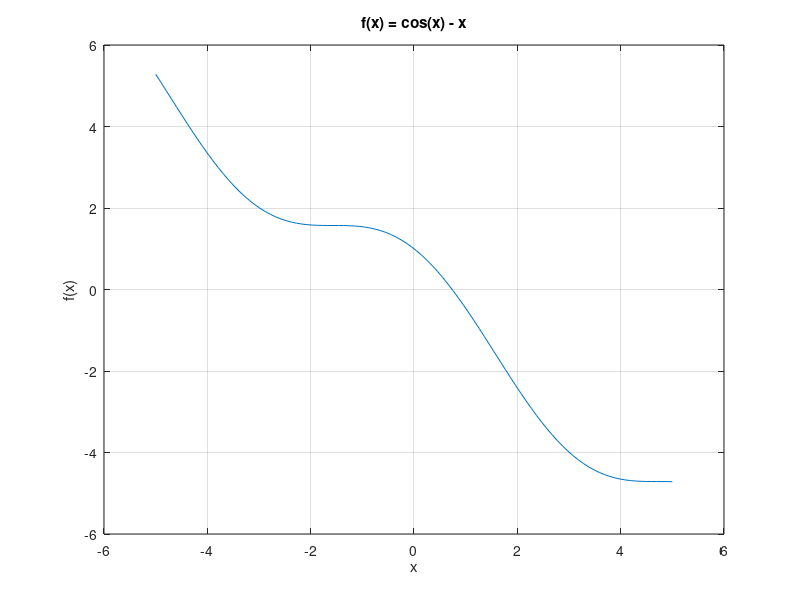

This figure's MATLAB source: (Note: this script raises an error after producing the figure.)
% Modeling and Simulation of Aerospace Systems (2021/2022)
% Assignment # 1
% Author: David Reina

%% Ex 1
clearvars; close all; clc;
format long;

% Data
f = @(x) cos(x) - x;            % Given function
a = 0; b = pi;                  % a, b parameters guessed
check = f(a)*f(b);              % Check if f(a)*f(b)<0

fprintf("f(a)*f(b) = %.4f \n",check)

% Function plot
figure()                        
xx = linspace(-5,5,1e2);
plot(xx,f(xx));
title("f(x) = cos(x) - x");
xlabel("x"); ylabel("f(x)");  
grid on

% Initialization
N = 1e5;            % Number of repetitions to obtain an average computational time value
t = zeros(N,3);     % Average computational time vector             
tol = 1e-8;         % Tolerance set (8-digit accuracy)

for i = 1:N
    % Bisection Method
    tic
    [x_BM,f_eval_BM,iter_BM] = BisecMethod(f,a,b,tol);
    t(i,1) = toc;

    % Secant Method
    tic
    [x_SM,f_eval_SM,iter_SM] = SecantMethod(f,a,b,tol);
    t(i,2) = toc;

    % Regula Falsi Method
    tic
    [x_RFM,f_eval_RFM,iter_RFM] = RegFalMethod(f,a,b,tol);
    t(i,3) = toc;
end

t_BM =  mean(t(:,1)); % Average computational time (bisection)
t_SM =  mean(t(:,2)); % Average computational time (secant)
t_RFM = mean(t(:,3)); % Average computational time (regula falsi)

RESULTS = {'Method:', 'Computational time:', 'Function evaluations:','Iterations:','Results:'; ...
           'Bisection Method',      t_BM, f_eval_BM, iter_BM, x_BM(end); ...
           'Secant Method',         t_SM, f_eval_SM, iter_SM, x_SM(end); ...
           'Regula Falsi Method',   t_RFM,f_eval_RFM,iter_RFM,x_RFM(end)};
disp(RESULTS);
format short
%% Ex 2
clearvars; close all; clc;
format long

% Data
f = @(xx) [xx(1)^2 - xx(1) - xx(2); ...     % given function
          (xx(1)^2)/16 + xx(2)^2 - 1];

% inverse of Jacobian (analytic)
invJ_an = @(xx) inv([2*xx(1) - 1, -1; 1/8 * xx(1), 2*xx(2)]);

% size of perturbation
epsilon = @(xx) max(sqrt(eps), sqrt(eps)*abs(xx));

% inverse of Jacobian (forward differences)
invJ_fd = @(xx) inv([(f(xx+[epsilon(xx(1)); 0])-f(xx))/epsilon(xx(1)), ...
                     (f(xx+[0; epsilon(xx(2))])-f(xx))/epsilon(xx(2))]);

% inverse of Jacobian (central differences)
invJ_cd = @(xx) inv([(f(xx+[epsilon(xx(1)); 0])-f(xx-[epsilon(xx(1)); 0]))/2/epsilon(xx(1)), ...
                     (f(xx+[0; epsilon(xx(2))])-f(xx-[0; epsilon(xx(2))]))/2/epsilon(xx(2))]);

% Initialization
N = 1e4;                    % Number of repetitions to obtain an average computational time value 
iter = 5;                   % number of iterations      
err_an = zeros(2,iter,2);   % vector of absolute error of analytic solution
err_fd = err_an;            % vector of absolute error of FD solution
err_cd = err_an;            % vector of absolute error of CD solution
X0 = [[-5;5],[5;5]];        % initial guesses

for j = 1:2
    x0 = X0(:,j);
    for i = 1:N
        % Analytical jacobian
        tic
        [~,F_an] = Newton(f,invJ_an,x0,iter);
        t(i,1) = toc;

        % Central differences jacobian
        tic 
        [~,F_cd] = Newton(f,invJ_cd,x0,iter);
        t(i,2) = toc;
    
        % Forward differences jacobian
        tic
        [~,F_fd] = Newton(f,invJ_fd,x0,iter);
        t(i,3) = toc;
    end

    t_an = mean(t(:,1));    % Average computational time (analytic)
    t_cd = mean(t(:,2));    % Average computational time (CD)
    t_fd = mean(t(:,3));    % Average computational time (FD)

    err_an(:,:,j) = abs(F_an); err_fd(:,:,j) = abs(F_fd); err_cd(:,:,j) = abs(F_cd);

    RESULTS = {'Method:','Error1:','Error2:','Computational time:'; ...
        'Analytical',         err_an(1,end,j),err_an(2,end,j),t_an; ...
        'Forward Differences',err_fd(1,end,j),err_fd(2,end,j),t_fd; ...
        'Central Differences',err_cd(1,end,j),err_cd(2,end,j),t_cd};
    disp(RESULTS);
end

% Find the minimum error between the three methods for each zero
[~,kA_1] = min([max(err_fd(1,end,:)),max(err_cd(1,end,:))]);
[~,kA_2] = min([max(err_fd(2,end,:)),max(err_cd(2,end,:))]);


% Plots
figure()
subplot(2,2,1)
semilogy(1:iter,err_an(1,:,1),'-o', 1:iter,err_fd(1,:,1),'-o', 1:iter,err_cd(1,:,1),'-o')
title('x_{1,A}'); xlabel('n_{iter}'); ylabel('error');
grid on
legend('Analytical solution','Forward differences','Central differences',Location='southwest')
subplot(2,2,2)
semilogy(1:iter,err_an(2,:,1),'-o', 1:iter,err_fd(2,:,1),'-o', 1:iter,err_cd(2,:,1),'-o')
title('x_{2,A}'); xlabel('n_{iter}'); ylabel('error'); 
grid on
legend('Analytical solution','Forward differences','Central differences',Location='southwest')
subplot(2,2,3)
semilogy(1:iter,err_an(1,:,2),'-o', 1:iter,err_fd(1,:,2),'-o', 1:iter,err_cd(1,:,2),'-o')
title('x_{1,B}'); xlabel('n_{iter}'); ylabel('error');
grid on
legend('Analytical solution','Forward differences','Central differences',Location='southwest')
subplot(2,2,4)
semilogy(1:iter,err_an(2,:,2),'-o', 1:iter,err_fd(2,:,2),'-o', 1:iter,err_cd(2,:,2),'-o')
title('x_{2,B}'); xlabel('n_{iter}'); ylabel('error');
grid on
legend('Analytical solution','Forward differences','Central differences',Location='southwest')
format short
%% Ex 3
clearvars; close all; clc;

% Data
odefun = @(t,x) x - t^2 + 1;                    % given function 
x_an = @(tt) tt.^2 + 2*tt + 1 - 0.5*exp(tt);    % analytic solution
x0 = 0.5;                                       % initial value        
H = [0.5, 0.2, 0.05, 0.01];                     % step size vector
tspan = [0,2];  

% initialization
N = 1e5;            % Number of repetitions to obtain an average time value
t_RK2 = {tspan(1):H(1):tspan(end),tspan(1):H(2):tspan(end),tspan(1):H(3):tspan(end),tspan(1):H(4):tspan(end)}; 
t_RK4 = t_RK2; x_RK2 = t_RK2; x_RK4 = t_RK2;
err_RK2 = t_RK2; err_RK4 = t_RK2;
t_cpu = zeros(2,4); error = t_cpu;

for i = 1:4
    for j = 1:N
        tic
        [t_RK2{i},x_RK2{i}] = RK2(odefun,tspan,x0,H(i));
        t(j,1) = toc;
        err_RK2{i} = abs(x_an(t_RK2{i})-x_RK2{i});
        tic
        [t_RK4{i},x_RK4{i}] = RK4(odefun,tspan,x0,H(i));
        t(j,2) = toc;
        err_RK4{i} = abs(x_an(t_RK4{i})-x_RK4{i});
    end

    t_cpu(1,i) = mean(t(:,1));       % RK2 average computational time for the i-th h value
    error(1,i) = err_RK2{i}(end);    % RK2 error for the i-th h value
    t_cpu(2,i) = mean(t(:,2));       % RK4 average computational time for the i-th h value
    error(2,i) = err_RK4{i}(end);    % RK4 error for the i-th h value
    
end

% Plots
figure()
subplot(2,1,1)
plot(linspace(0,2,100),x_an(linspace(0,2,100)),'--b','LineWidth',2)
hold on
plot(t_RK2{1},x_RK2{1}, t_RK2{2},x_RK2{2}, t_RK2{3},x_RK2{3}, t_RK2{4},x_RK2{4})
grid on
legend("Analytic","RK2_{h_1}","RK2_{h_2}","RK2_{h_3}","RK2_{h_4}")
title('Analytical and RK2 solutions'); xlabel('t [s]'); ylabel('x(t)');
subplot(2,1,2)
plot(linspace(0,2,1e3),x_an(linspace(0,2,1e3)),'--b','LineWidth',2)
hold on
plot(t_RK4{1},x_RK4{1}, t_RK4{2},x_RK4{2}, t_RK4{3},x_RK4{3}, t_RK4{4},x_RK4{4})
grid on
legend("Analytic","RK4_{h_1}","RK4_{h_2}","RK4_{h_3}","RK4_{h_4}")
title('Analytical and RK4 solutions'); xlabel('t [s]'); ylabel('x(t)');

figure()
plot(t_RK2{1},err_RK2{1},'--');
hold on;
plot(t_RK2{2},err_RK2{2},'--');
hold on;
plot(t_RK2{3},err_RK2{3},'--');
hold on;
plot(t_RK2{4},err_RK2{4},'--');
hold on;
grid on;
plot(t_RK4{1},err_RK4{1}, t_RK4{2},err_RK4{2}, t_RK4{3},err_RK4{3}, t_RK4{4},err_RK4{4})
legend("RK2_{h_1}","RK2_{h_2}","RK2_{h_3}","RK2_{h_4}","RK4_{h_1}","RK4_{h_2}","RK4_{h_3}","RK4_{h_4}");
title('RK absolute error'); xlabel('t [s]'); ylabel('|x_{analytic}(t) - x_{numeric}|');
ylim([0,1e-2])

figure()
loglog(t_cpu(1,:),error(1,:),'-ro');
hold on
loglog(t_cpu(2,:),error(2,:),'-bo');
grid on;
title("CPU time vs integration error");
xlabel("t_{CPU} [s]"); ylabel("\epsilon");
legend("RK2","RK4");

%% Ex 4
clearvars; close all; clc;

% Data
A = @(aa) [0 1; -1 2*cos(aa)];  % given function

% Forward operator (RK2)
F_RK2 = @(hh,aa) eye(2) + hh*(A(aa)+0.5*hh*A(aa)^2);

% Forward operator (RK4)
F_RK4 = @(hh,aa) eye(2) + hh/6 * (6*A(aa) + 3*hh*A(aa)^2 + hh^2*A(aa)^3 + hh^3/4*A(aa)^4);

options = optimset('Display','none');

% initialization
alpha = 0:pi/200:pi;
h_RK2 = zeros(length(alpha),1);
h_RK4 = h_RK2;
lambda_A = [h_RK2,h_RK2];

x0 = 2.5;  % initial guess

% Find h for alpha = [0,pi]
for i = 1:length(alpha)
    h_RK2(i) = abs(fzero(@(hh) (max(abs(eig(F_RK2(hh,alpha(i))))) - 1),x0,options));
    h_RK4(i) = abs(fzero(@(hh) (max(abs(eig(F_RK4(hh,alpha(i))))) - 1),x0,options));
    lambda_A(i,:) = eig(A(alpha(i)))';
end

% Find h for alpha = pi
disp(h_RK2(end)); disp(h_RK4(end));

% Ex. 3 data
H = [0.5, 0.2, 0.05, 0.01];
lambda_3 = 1;

% Plots
figure()
plot(real(h_RK2.*lambda_A),imag(h_RK2.*lambda_A),'b-')
xlabel("Re \{h\lambda\}"); ylabel("Im \{h\lambda\}");
title("RK2 stability domain")
grid on
axis equal

figure()
plot(real(h_RK4.*lambda_A),imag(h_RK4.*lambda_A),'r-')
hold on
plot(real(lambda_3.*H(1)),imag(lambda_3.*H(1)),'pb')
hold on
plot(real(lambda_3.*H(2)),imag(lambda_3.*H(2)),'pm')
hold on
plot(real(lambda_3.*H(3)),imag(lambda_3.*H(3)),'pg')
hold on
plot(real(lambda_3.*H(4)),imag(lambda_3.*H(4)),'pk')
legend('','','\lambda_{h = 0.5}','\lambda_{h = 0.2}','\lambda_{h = 0.05}','\lambda_{h = 0.01}')
xlabel("Re \{h\lambda\}"); ylabel("Im \{h\lambda\}");
title("RK4 stability domain")
grid on
axis equal

figure()
plot(real(h_RK2.*lambda_A),imag(h_RK2.*lambda_A),'b-')
hold on
plot(real(h_RK4.*lambda_A),imag(h_RK4.*lambda_A),'r-')
hold on
plot(real(lambda_3.*H(1)),imag(lambda_3.*H(1)),'pb')
hold on
plot(real(lambda_3.*H(2)),imag(lambda_3.*H(2)),'pm')
hold on
plot(real(lambda_3.*H(3)),imag(lambda_3.*H(3)),'pg')
hold on
plot(real(lambda_3.*H(4)),imag(lambda_3.*H(4)),'pk')
legend('RK2','','RK4','','\lambda_{h = 0.5}','\lambda_{h = 0.2}','\lambda_{h = 0.05}','\lambda_{h = 0.01}')
xlabel("Re \{h\lambda\}"); ylabel("Im \{h\lambda\}");
grid on
axis equal

save("h_RK4","h_RK4"); % save h_RK4 for exercise 7
%% Ex 5
clearvars; close all; clc;

% Data
A = @(aa) [0 1; -1 2*cos(aa)];      % given function
alpha = 0:pi/50:pi;                 % alpha vector
x0 = [1,1]';                        % initial guess
tol = [1e-3, 1e-4, 1e-5, 1e-6];     % chosen tolerances

x_an = @(t,aa) expm(A(aa)*t)*x0;    % analytic solution

% Forward operator (RK1)
F_RK1 = @(hh,aa) eye(2)+hh*A(aa);

% Forward operator (RK2)
F_RK2 = @(hh,aa) eye(2) + hh*(A(aa)+0.5*hh*A(aa)^2);

% Forward operator (RK4)
F_RK4 = @(hh,aa) eye(2) + hh/6 * (6*A(aa) + 3*hh*A(aa)^2 + hh^2*A(aa)^3 + hh^3/4*A(aa)^4);

% initialization
lambda_A = zeros(length(alpha),2);
x_an_end = zeros(2,length(alpha));
h = zeros(length(alpha),4);
h_RK1 = h; h_RK2 = h; h_RK4 = h; 
x_RK1_end = zeros(2,length(alpha)); x_RK2_end = x_RK1_end; x_RK4_end = x_RK1_end;
f_eval_RK1 = zeros(1,4); f_eval_RK2 = f_eval_RK1; f_eval_RK4 = f_eval_RK1; 

options = optimset('Display','none');

for j = 1:4
    for i = 1:length(alpha)
        x_an_end(:,i) = x_an(1,alpha(i))';
        lambda_A(i,:) = eig(A(alpha(i)))';
        h_RK1(i,j) = fzero(@(hh) norm(x_an_end(:,i)-(F_RK1(hh,alpha(i)))^(1/hh)*x0,"inf") - tol(j),5*tol(j),options);
        h_RK2(i,j) = fzero(@(hh) norm(x_an_end(:,i)-(F_RK2(hh,alpha(i)))^(1/hh)*x0,"inf") - tol(j),0.015,options);
        h_RK4(i,j) = fzero(@(hh) norm(x_an_end(:,i)-(F_RK4(hh,alpha(i)))^(1/hh)*x0,"inf") - tol(j),0.5,options);
    end
end

% func evaluation vs tol (alpha = pi)
h_RK1_pi = h_RK1(end,:);    % RK1 h for alpha = pi
h_RK2_pi = h_RK2(end,:);    % RK2 h for alpha = pi
h_RK4_pi = h_RK4(end,:);    % RK4 h for alpha = pi

for j = 1:4
    f_eval_RK1(j) = 1/h_RK1_pi(j);  % RK1 function evaluations  
    f_eval_RK2(j) = 2/h_RK2_pi(j);  % RK2 function evaluations
    f_eval_RK4(j) = 4/h_RK4_pi(j);  % RK4 function evaluations
end

% Plots
figure()
plot(real(h_RK1(:,1).*lambda_A),imag(h_RK1(:,1).*lambda_A),'m',"LineWidth",1)
hold on
plot(real(h_RK1(:,2).*lambda_A),imag(h_RK1(:,2).*lambda_A),'r',"LineWidth",1)
hold on
plot(real(h_RK1(:,3).*lambda_A),imag(h_RK1(:,3).*lambda_A),'g',"LineWidth",1)
hold on
plot(real(h_RK1(:,4).*lambda_A),imag(h_RK1(:,4).*lambda_A),'b',"LineWidth",2)
hold on
title("RK1"); xlabel("Re \{h\lambda\}"); ylabel("Im \{h\lambda\}");
legend('tol = 1e-3','','tol = 1e-4','','tol = 1e-5','','tol = 1e-6','')
grid on
axis equal

figure()
plot(real(h_RK2(:,1).*lambda_A),imag(h_RK2(:,1).*lambda_A),'m',"LineWidth",1)
hold on
plot(real(h_RK2(:,2).*lambda_A),imag(h_RK2(:,2).*lambda_A),'r',"LineWidth",1)
hold on
plot(real(h_RK2(:,3).*lambda_A),imag(h_RK2(:,3).*lambda_A),'g',"LineWidth",1)
hold on
plot(real(h_RK2(:,4).*lambda_A),imag(h_RK2(:,4).*lambda_A),'b',"LineWidth",1)
hold on
title("RK2"); xlabel("Re \{h\lambda\}"); ylabel("Im \{h\lambda\}");
legend('tol = 1e-3','','tol = 1e-4','','tol = 1e-5','','tol = 1e-6','')
grid on
axis equal

figure()
plot(real(h_RK4(:,1).*lambda_A),imag(h_RK4(:,1).*lambda_A),'m',"LineWidth",1)
hold on
plot(real(h_RK4(:,2).*lambda_A),imag(h_RK4(:,2).*lambda_A),'r',"LineWidth",1)
hold on
plot(real(h_RK4(:,3).*lambda_A),imag(h_RK4(:,3).*lambda_A),'g',"LineWidth",1)
hold on
plot(real(h_RK4(:,4).*lambda_A),imag(h_RK4(:,4).*lambda_A),'b',"LineWidth",1)
hold on
title("RK4"); xlabel("Re \{h\lambda\}"); ylabel("Im \{h\lambda\}");
legend('tol = 1e-3','','tol = 1e-4','','tol = 1e-5','','tol = 1e-6','')
grid on
axis equal

figure()
loglog(tol,f_eval_RK1(end,:),'-bo',"LineWidth",1);
hold on
loglog(tol,f_eval_RK2(end,:),'-ro',"LineWidth",1);
hold on
loglog(tol,f_eval_RK4(end,:),'-go',"LineWidth",1);
grid on
xlabel("Tolerance"); ylabel("Function evaluations")
legend('RK1','RK2','RK4')

%% Ex 6
clearvars; close all; clc;

% Data
A = @(aa) [0 1; -1 2*cos(aa)];      % given function
alpha = 0:pi/200:pi;                % alpha vector
theta = [0.1 0.3 0.4 0.7 0.9];      % vector of chosen values of theta

% Forward operator (RK2)
F_RK2 = @(hh,aa) eye(2) + hh*(A(aa)+0.5*hh*A(aa)^2);

% Operator (BI2)
B_BI2th = @(hh,aa,th) (F_RK2(-(1-th)*hh,aa))^(-1)*F_RK2((th*hh),aa);

% Initialization
h_BI2 = zeros(length(alpha),1);
lambda_A = zeros(length(alpha),2);

% h_BI2 computation
x0 = 6;         % initial guess
options = optimset('Display','none');
for j = 1:5
    for i = 1:length(alpha)
        h_BI2(i,j) = abs(fzero(@(hh) (max(abs(eig(B_BI2th(hh,alpha(i),theta(j))))) - 1),x0,options));
        lambda_A(i,:) = eig(A(alpha(i)))';
    end
end

% Plots
figure()
plot(real(h_BI2(:,1).*lambda_A),imag(h_BI2(:,1).*lambda_A),'b')
hold on
plot(real(h_BI2(:,2).*lambda_A),imag(h_BI2(:,2).*lambda_A),'r')
hold on
plot(real(h_BI2(:,3).*lambda_A),imag(h_BI2(:,3).*lambda_A),'g')
hold on
plot(real(h_BI2(:,4).*lambda_A),imag(h_BI2(:,4).*lambda_A),'m')
hold on
plot(real(h_BI2(:,5).*lambda_A),imag(h_BI2(:,5).*lambda_A),'k')
grid on
axis equal
title('Stability region (BI2)'); xlabel("Re \{h\lambda\}"); ylabel("Im \{h\lambda\}");
legend('\theta = 0.1','', '\theta = 0.3','', '\theta = 0.4','', '\theta = 0.7','', '\theta = 0.9','')

save("lambda_A","lambda_A"); save("h_BI2","h_BI2");  % save lambda_A and h_BI2 for exercise 7
%% Ex 7
clearvars; close all; clc;

% Data

B = [-180.5, 219.5; 179.5, -220.5];     % given matrix
lambda = eig(B);                        % B eigenvalues
x0 = [1,1]';                            % initial value
odefun = @(t,x) B*x;                    % given equation
an_fun = @(t) expm(B*t)*x0;             % analytic solution
h = 0.1;                                % step size
tspan = [0,5];                          % time interval
theta = 0.1;                            % given theta

% Initialization
x_an = zeros(length(tspan),2)';

% load previously calculated stability regions (BI2 and RK4)
load('lambda_A'); load('h_BI2'); load('h_RK4');

% numerical integration
[t,x_RK4] = RK4(odefun,tspan,x0,h);
[~,x_BI2] = BI2(B,tspan,x0,h,theta);

% analytic solution
for i = 1:length(t)
    x_an(:,i) = an_fun(t(i));
end

% absolute errors
errorRK4 = abs(x_an - x_RK4); 
errorBI2 = abs(x_an - x_BI2);

% Plots 
figure()
plot(real(h_RK4.*lambda_A),imag(h_RK4.*lambda_A),'r-')
hold on;
plot(real(h_BI2(:,1).*lambda_A),imag(h_BI2(:,1).*lambda_A),'b')
hold on
plot(real(lambda(1).*h),imag(lambda(1).*h),'p')
hold on
plot(real(lambda(2).*h),imag(lambda(2).*h),'p')
grid on; 
xlabel("Re \{h\lambda\}"); ylabel("Im \{h\lambda\}"); ylim([-10 10]);
title("Eigenvalue location");
legend('RK4','','BI2_{0.1}','','\lambda_1','\lambda_2')

figure()
subplot(2,1,1)
title("Numerical and analytical results comparison");
plot(t,x_an(1,:), t,x_RK4(1,:), t,x_BI2(1,:))
xlim([-1 5]); ylim([-2 2]);
xlabel("Time [s]"); ylabel("x(t)"); title("");
grid on;
legend('Analytical', 'RK4' , 'BI2_{0.1}')
subplot(2,1,2)
plot(t,x_an(2,:), t,x_RK4(2,:), t,x_BI2(2,:))
xlim([-1 5]); ylim([-1 3]);
xlabel("Time [s]"); ylabel("x(t)"); 
grid on;
legend('Analytical', 'RK4' , 'BI2_{0.1}')

figure()
subplot(2,1,1)
semilogy(t,errorBI2(1,:) , t,errorRK4(1,:))
grid on;
legend('BI2', 'RK4');
xlabel("Time [s]"); ylabel("Error");
title("x_1 absolute error")
subplot(2,1,2)
semilogy(t,errorBI2(2,:) , t,errorRK4(2,:))
grid on;
legend('BI2', 'RK4'); 
xlabel("Time [s]"); ylabel("Error");
title("x_2 absolute error")

%% Functions

function [x,f_eval,iter] = BisecMethod(fun,a,b,tol)
%
% Function performing the bisection method
%
% INPUTS:
% - fun:    function
% - a,b:    starting interval endpoints 
% - tol:    tolerance
%
% OUTPUTS:
% - x:      results vector
% - f_eval: number of function evaluations
% - iter:   number of iterations
%
funA = fun(a); funB = fun(b);
f_eval = 2; x = [];
iter = 0;
while abs(b-a) > tol && funA*funB < 0
    x0 = (a+b)/2;
    x = [x; x0];
    fun0 = fun(x0);   
    f_eval = f_eval +1;

    if funA*fun0 < 0
        b = x0;
        funB = fun0;
    else
        a = x0;
        funA = fun0;
    end
    iter = iter +1;
end
end

function [x,f_eval,iter] = SecantMethod(fun,a,b,tol)
%
% Function performing the secant method
%
% INPUTS:
% - fun:    function
% - a,b:    initial guesses 
% - tol:    tolerance
%
% OUTPUTS:
% - x:      results vector
% - f_eval: number of function evaluations
% - iter:   number of iterations
%
funA = fun(a); funB = fun(b);
x = [a;b]; f_eval = 2;
iter = 0;
while abs(b-a) > tol
    c = (a*funB - b*funA)/(funB-funA);
    funC = fun(c); f_eval = f_eval +1;
    a = b; funA = funB;
    b = c; funB = funC;
    x = [x;c];
    iter = iter+1;
end

end

function [x,f_eval,iter] = RegFalMethod(fun,a,b,tol)
%
% Function performing the regula falsi method
%
% INPUTS:
% - fun:    function
% - a,b:    initial guesses 
% - tol:    tolerance
%
% OUTPUTS:
% - x:      results vector
% - f_eval: number of function evaluations
% - iter:   number of iterations
%
funA = fun(a); funB = fun(b);
x = [a; b]; f_eval = 2;
iter = 0;
while abs(x(end)-x(end-1)) > tol && funA*funB < 0
    c = (a*funB - b*funA)/(funB-funA);
    funC = fun(c);
    f_eval = f_eval +1;
    
    if funA*funC < 0
        b = c;
        funB = funC;
    else
        a = c;
        funA = funC;
    end
    x = [x;c];
    iter = iter+1;
end
end

function [x,F] = Newton(fun,invJ,x0,iter)
%
% Function performing the Newton method
%
% INPUTS:
% - fun:    function
% - invJ:   inverse of Jacobian
% - x0:     initial guess 
% - iter:   maximum number of iterations
%
% OUTPUTS:
% - x:      vector of results x-coordinate
% - F:      vector of results function value (=error)
%
x = [x0, zeros(2,iter-1)];
F = x; F(:,1) = fun(x0);

for i = 1:iter-1    
    x(:,i+1) = x(:,i) - invJ(x(:,i)) * fun(x(:,i));
    F(:,i+1) = fun(x(:, i+1));
end
end

function [t,x,f_eval] = RK1(odefun,tspan,x0,h)
%
% Function performing the RK1 method
%
% INPUTS:
% - odefun:  function
% - tspan:   time interval endpoints
% - x0:      initial value 
% - h:       stepsize
%
% OUTPUTS:
% - t:       time vector
% - x:       result vector
% - f_eval:  number of function evaluations
%
t = tspan(1):h:tspan(end);
x = zeros(length(x0),length(t));
x(:,1) = x0'; 
f_eval = 0;
for i = 1:length(t)-1
    k1 = odefun(t(i),x(:,i));
    x(:,i+1) = x(:,i) + h/2 * k1;
    f_eval = f_eval+1;
end
end

function [t,x,f_eval] = RK2(odefun,tspan,x0,h)
%
% Function performing the RK2 method
% Heun's method:
% alpha = [1; 1];
% beta =  [  1,   0; 
%          1/2, 1/2];
%
% INPUTS:
% - odefun:  function
% - tspan:   time interval endpoints
% - x0:      initial value 
% - h:       stepsize
%
% OUTPUTS:
% - t:       time vector
% - x:       result vector
% - f_eval:  number of function evaluations
%

t = tspan(1):h:tspan(end);
x = zeros(length(x0),length(t));
x(:,1) = x0';
f_eval = 0;
for i = 1:length(t)-1
    k1 = odefun(t(i),x(:,i));
    k2 = odefun(t(i)+h,x(:,i)+h*k1);
    x(:,i+1) = x(:,i) + h/2 * (k1 + k2);
    f_eval = f_eval+2;
end
end

function [t,x,f_eval] = RK4(odefun,tspan,x0,h)
%
% Function performing the RK4 method
% alpha = [0.5; 0.5; 1; 1];
% beta =  [0.5,   0,   0,   0; 
%            0, 0.5,   0,   0; 
%            0,   0,   1,   0; 
%          1/6, 1/3, 1/3, 1/6];
%
% INPUTS:
% - odefun:  function
% - tspan:   time interval endpoints
% - x0:      initial value 
% - h:       stepsize
%
% OUTPUTS:
% - t:       time vector
% - x:       result vector
% - f_eval:  number of function evaluations
%
t = tspan(1):h:tspan(end);
x = zeros(length(x0),length(t));
x(:,1) = x0';
f_eval = 0;
for i = 1:length(t)-1
    k1 = odefun(t(i),x(:,i));
    k2 = odefun(t(i)+h/2,x(:,i)+h/2*k1);
    k3 = odefun(t(i)+h/2,x(:,i)+h/2*k2);
    k4 = odefun(t(i)+h,  x(:,i)+h*k3);
    x(:,i+1) = x(:,i) + h/6 * (k1 + 2*k2 + 2*k3 + k4);
    f_eval = f_eval+4;
end
end

function [t,x] = BI2(A,tspan,x0,h,th)
%
% Function performing the BI2 method
%
% INPUTS:
% - odefun:  function
% - tspan:   time interval endpoints
% - x0:      initial value 
% - h:       stepsize
% - th:      theta
%
% OUTPUTS:
% - t:       time vector
% - x:       result vector
%
t = tspan(1):h:tspan(end);
x = zeros(length(x0),length(t));
x(:,1) = x0';

F_RK2 = @(hh) eye(2) + hh*(A+0.5*hh*A^2);
B_BI2th = @(hh,th) (F_RK2(-(1-th)*hh))^(-1)*F_RK2((th*hh));

for i = 1:length(t)-1
    x(:,i+1) = B_BI2th(h,th)*x(:,i);
end
end